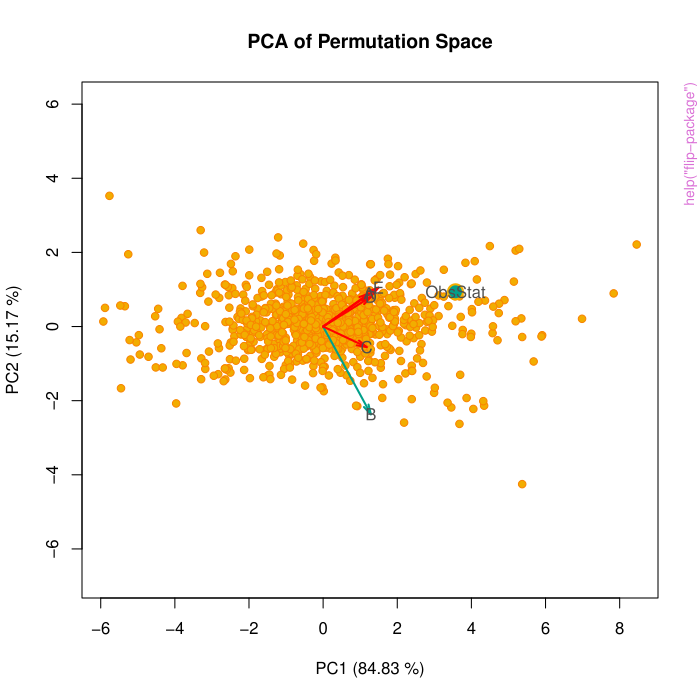

The R source for this figure:
pkgname <- "flip"
source(file.path(R.home("share"), "R", "examples-header.R"))
options(warn = 1)
library('flip')

base::assign(".oldSearch", base::search(), pos = 'CheckExEnv')
cleanEx()
nameEx("flip-package")
### * flip-package

flush(stderr()); flush(stdout())

### Name: flip-package
### Title: The library is devoted to permutation-based inferential methods.
### Aliases: flip-package
### Keywords: package

### ** Examples


Y=data.frame(matrix(rnorm(50),10,5))
names(Y)=LETTERS[1:5]
Y[,1:2]=Y[,1:2]
x=rep(0:1,5)
data=data.frame(x=x, Z=rnorm(10))
res = flip(Y+matrix(x*2,10,5),~x,~Z,data=data)
res

plot(res)

p2=npc(res,"fisher",subsets=list(c1=c("A","B"),c2=names(Y)))
p2



cleanEx()
nameEx("flip")
### * flip

flush(stderr()); flush(stdout())

### Name: flip
### Title: The main function for univariate and multivariate testing under
###   a permutation (and rotation) framework + some utilities.
### Aliases: flip flip.statTest orthoZ
### Keywords: htest

### ** Examples

Y=matrix(rnorm(50),10,5)
colnames(Y)=LETTERS[1:5]
Y[,1:2]=Y[,1:2] +2
res = flip(Y)
res
plot(res)

X=rep(0:1,5)
Y=Y+matrix(X*2,10,5)

data=data.frame(Y,X=X, Z=rnorm(10))
#testing dependence among Y's and X
(res = flip(Y,~X,data=data))
#same as:
#res = flip(A+B+C+D+E~X,data=data)


#testing dependence among Y's and X, also using covariates
res = flip(Y,~X,~Z,data=data)
res
#Note that 
#flip(Y,X=~X,Z=~1,data=data)
#is different from
#flip(Y,~X,data=data)
#since the former is based on orthogonalized residuals of Y and X by Z.

## Not run: 
##D #Rotation tests:
##D rot=flip(Y,X,Z=~1,testType="rotation") 
##D # note the use Z=~1.
## End(Not run)

#Using rank tests:
res = flip(Y,~X,data=data,statTest="Wilcoxon")
res

#testing symmetry of Y around 0
Y[,1:2]=Y[,1:2] +2
res = flip(Y)
res
plot(res)


#use of strata (in this case equal to paired samples)
data$S=rep(1:5,rep(2,5))
#paired t
flip(A+B+C+D+E~X,data=data,statTest="t",Strata=~S)
#signed Rank test
flip(A+B+C+D+E~X,data=data,statTest="Wilcox",Strata=~S)

# tests for categorical data
data=data.frame(X=rep(0:2,10))
data=data.frame(X=factor(data$X),Y=factor(rbinom(30,2,.2+.2*data$X)))
flip(~Y,~X,data=data,statTest="chisq")
# separated chisq (Finos and Salmaso, 2004. Nonparametric multi-focus analysis 
# for categorical variables. CommStat - T.M.)
(res.sep=flip(~Y,~X,data=data,statTest="chisq.separated"))
npc(res.sep,"sumT2") #note that combined test statistic is the same as chisq

## Not run: 
##D # User-defined test statistic:
##D my.fun <- function(Y){
##D   summary(lm(Y~X))$coeff[1,"Pr(>|t|)"]
##D }
##D X<- matrix(rep(0:2,10))
##D Y <- matrix(rnorm(30))
##D flip(Y=Y,X=X,statTest=my.fun)
## End(Not run)



cleanEx()
nameEx("flip.object-class")
### * flip.object-class

flush(stderr()); flush(stdout())

### Name: flip.object-class
### Title: Class "flip.object" (and related functions) for storing the
###   result of the function flip and flipMix
### Aliases: draw p.value plot size result getFlip cFlip flip.object-class
###   [,flip.object-method [,flip.object,ANY,ANY,ANY-method
###   [[,flip.object-method hist,flip.object-method
###   length,flip.object-method names,flip.object-method
###   names<-,flip.object-method p.value,flip.object-method
###   plot,flip.object-method result,flip.object-method
###   show,flip.object-method size,flip.object-method
###   sort,flip.object-method summary,flip.object-method
###   p.adjust,flip.object-method numericOrmatrixOrNULL-class
###   arrayOrNULL-class data.frameOrNULL-class numericOrmatrixOrNULL
###   arrayOrNULL data.frameOrNULL
### Keywords: classes

### ** Examples

showClass("flip.object")

y=matrix(rnorm(50),10,5)
colnames(y)=c("X1","X2","Y1","Y2","Y3")
res=flip(y)

## Sort by p-values
sort(res)

## Selecting tests
res[1:2]
#same as
res["X"]
#different from (it selects tests having "1" or "2" in the name)
res[c("1","2")]

## Concatenates two flip-objects
cFlip(res[1:2],res[5])


#plotting results
plot(flip(y))

#Get any slot of the flip-object. eg the permutation space:
head(getFlip(res,"permT"))
#Get any element of the list obj@data. eg Y:
getFlip(res,"Y")
#Get any columns of the results table: obj@res. eg Statistic (choose among colnames(obj@res) ):
getFlip(res,"Stat")



cleanEx()
nameEx("flipMix")
### * flipMix

flush(stderr()); flush(stdout())

### Name: flipMix
### Title: The main function for testing mixed models under a permutation
###   (and rotation) framework
### Aliases: flipMix flipMixWithin obs2coeffWithin
### Keywords: htest

### ** Examples

N=10
toyData= data.frame(subj=rep(1:N,rep(4,N)), Within=rep(1:2,N*2),
          XBetween= rep(1:2,rep(N/2*4,2)),ZBetween= rep(rnorm(N/2),rep(8,N/2)))
toyData= cbind(Y1=rnorm(n=N*4,mean=toyData$subj+toyData$ZBetween+toyData$XBetween),
               Y2=rnorm(n=N*4,mean=toyData$subj+toyData$ZBetween+toyData$Within*2),toyData)
(toyData)

#####################
###Testing Between-unit effects
(res=flipMix(modelWithin=as.matrix(toyData[,c("Y1","Y2")])~Within,data=toyData, 
      X=~XBetween,Z=~ZBetween,units=~subj,perms=1000,testType="permutation",statTest="t"))
#same as:
modelWithin <- lm(as.matrix(toyData[,c("Y1","Y2")])~Within,data=toyData)
(flipMix(modelWithin=modelWithin,data=toyData, X=~XBetween,Z=~ZBetween,units= ~subj, 
        perms=1000,testType="permutation",statTest="t"))

### Note that this is different from:
modelWithin <- list(Y1=lm(Y1~Within,data=toyData),Y2=lm(Y2~Within,data=toyData))
(flipMix(modelWithin=modelWithin,data=toyData, X=~XBetween,Z=~ZBetween,units= ~subj,
        perms=1000,testType="permutation",statTest="t"))

### combining results
(npc(res,"data.pc"))
(npc(res,"data.trace"))
################################
###Testing Within-unit effects
## The resulting test is approximated. The estimate of the variance within units 
## takes in account the presence of effects between units.
(flipMix(modelWithin=as.matrix(toyData[,c("Y1","Y2")])~Within,data=toyData, 
        units= ~subj, perms=1000,testType="permutation",statTest="t"))

###The resulting tests are exact. If effects between are presents, 
## statTest="Tnaive" or "TBTWest" are more suitable:
(res=flipMixWithin(modelWithin=as.matrix(toyData[,c("Y1","Y2")])~Within,data=toyData, 
        units= ~subj, perms=1000,statTest=c("TH1est")))
npc(res)



cleanEx()
nameEx("multiplicity")
### * multiplicity

flush(stderr()); flush(stdout())

### Name: npc
### Title: Functions for multiplicity corrections
### Aliases: npc flip.adjust flip.npc.methods
### Keywords: htest

### ** Examples


Y=data.frame(matrix(rnorm(50),10,5))
names(Y)=LETTERS[1:5]
Y[,1:2]=Y[,1:2]+1.5
res = flip(Y,perms=10000)

########npc
p2=npc(res) # same as p2=npc(res,"Fisher")
summary(p2)
p2=npc(res,"minP")
summary(p2)
p2=npc(res,"Fisher",subsets=list(c1=c("A","B"),c2=names(Y)))
summary(p2)
p2=npc(res,"Fisher",subsets=list(c1=c("A","B"),c2=names(Y)),weights=1:5)
summary(p2)



res=flip.adjust(res,"maxT")

#res=flip.adjust(res,"BH")
##same as 
#p.adjust(res,"BH")

## now try
#getFlip(res,"Adjust")



cleanEx()
nameEx("permutationSpace")
### * permutationSpace

flush(stderr()); flush(stdout())

### Name: permutationSpace
### Title: These functions handle the orbit of permutation/rotation tests
###   (i.e. permutation/rotation space).
### Aliases: permutationSpace make.permSpace make.signSpace allpermutations
###   npermutations t2p rom romFast
### Keywords: manip

### ** Examples

#10 random elements of the orbit of a one-sample test
make.signSpace(5, 10)

#All elements of the orbit of a one-sample test (the size of the space is 2^5 < 1000)
make.signSpace(5, 1000)

## Not run: 
##D #A random rotation matrix of size 3
##D (r=rom(3))
##D #verify that it is orthogonal:
##D r##D 
## End(Not run)



### * <FOOTER>
###
options(digits = 7L)
base::cat("Time elapsed: ", proc.time() - base::get("ptime", pos = 'CheckExEnv'),"\n")
grDevices::dev.off()
###
### Local variables: ***
### mode: outline-minor ***
### outline-regexp: "\\(> \\)?### [*]+" ***
### End: ***
quit('no')
